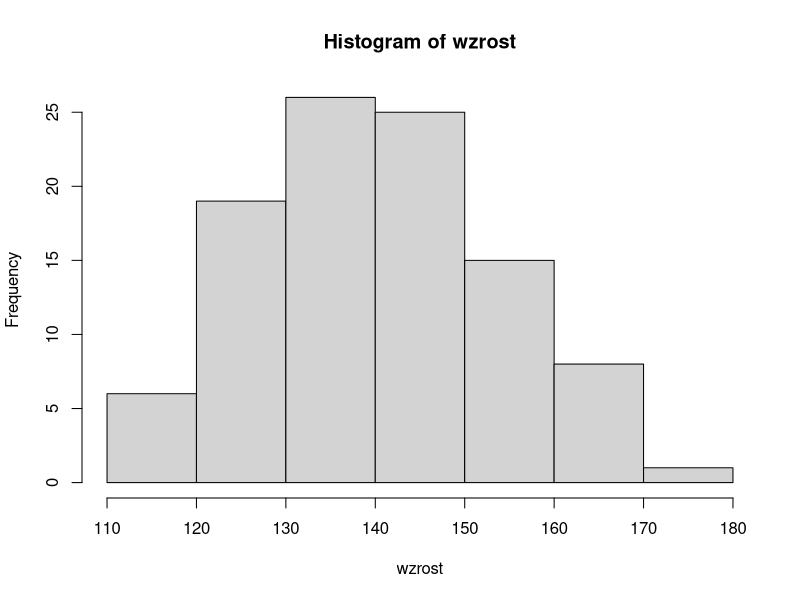
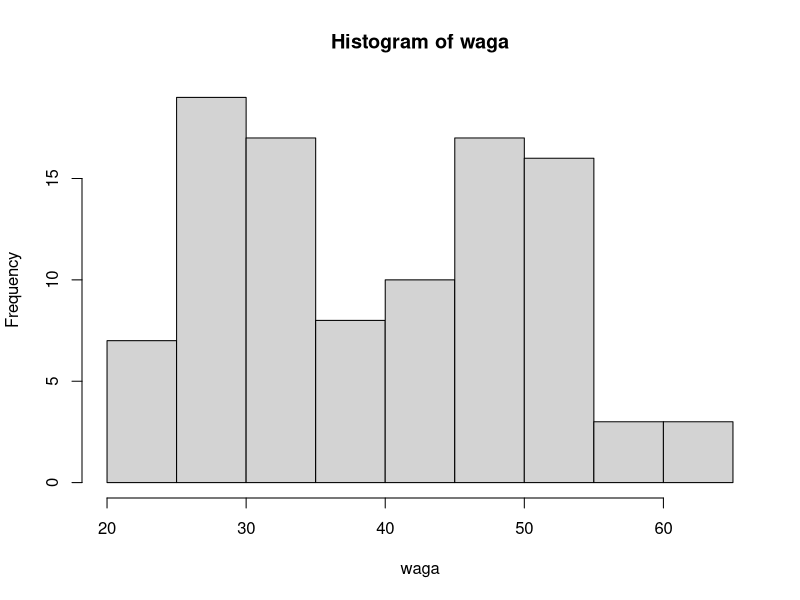
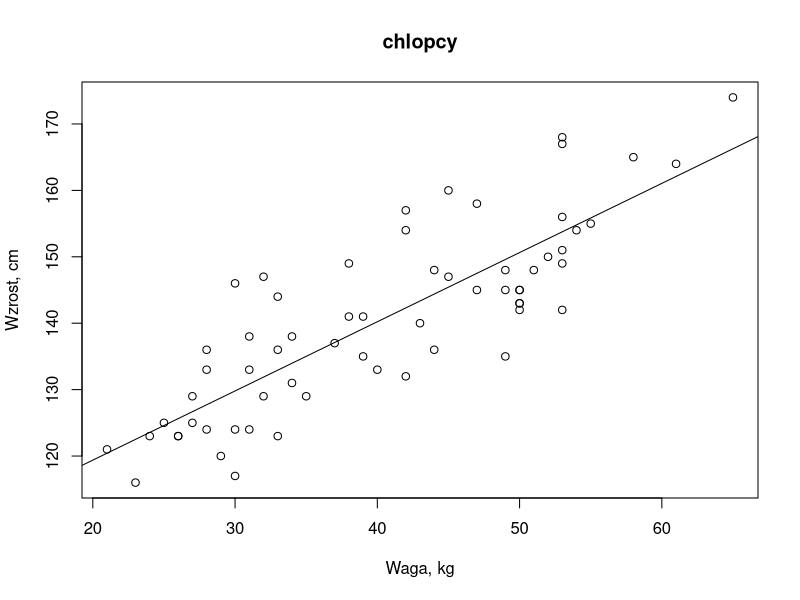
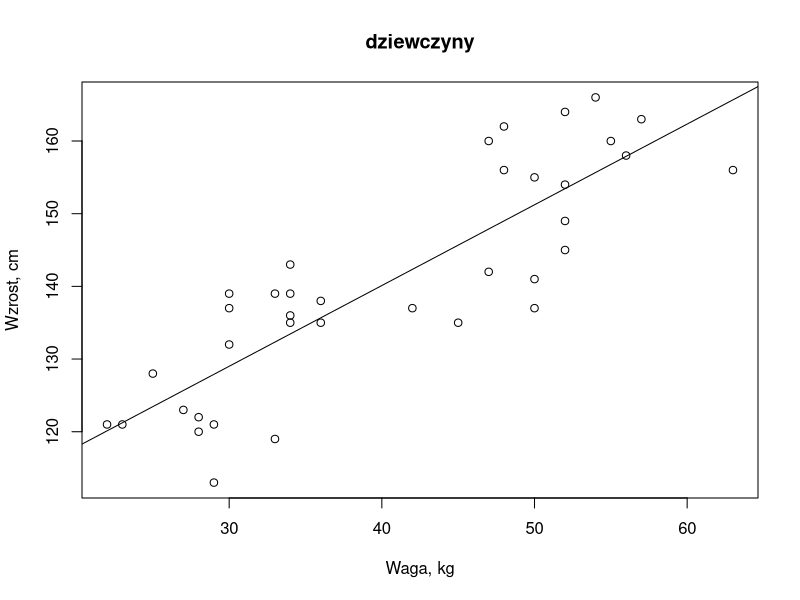
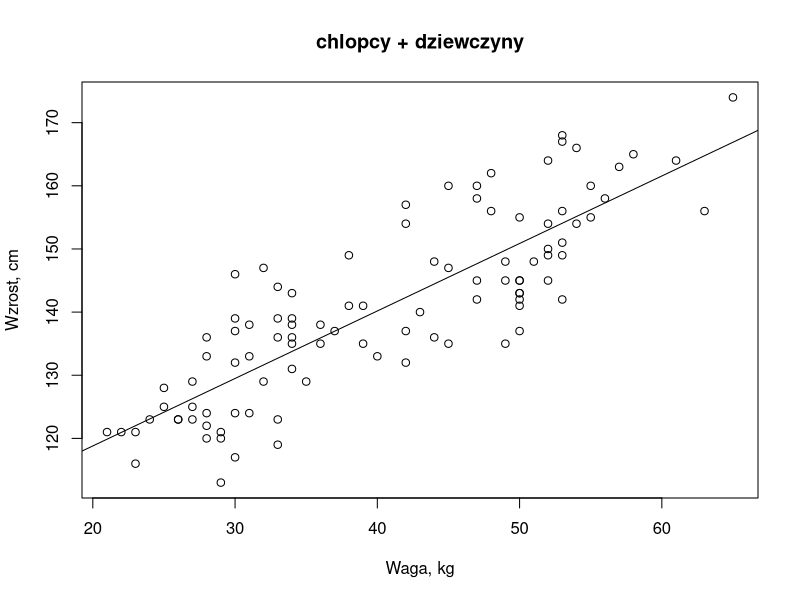

The R source for these figures, in order:

#WCZYTYWANIE DANYCH
dane <- read.delim("dane.txt")
wzrost <- dane[ , c("wzrost")]  
plec <- dane[ , c("plec")]  
waga <- dane[ , c("waga")]  


#ZADANIE 1
mean(wzrost)
sd(wzrost)
quantile(wzrost)
hist(wzrost)
hist(waga)

#ZADANIE 2
chlopcy <- subset(dane,plec==1)
dziewczyny <- subset(dane,plec==0)

reglinp = function(X, name){
  fit <- lm(X$wzrost ~ X$waga)
  summary(fit)
  
  plot(X$waga, X$wzrost, main = name, xlab = "Waga, kg", ylab = "Wzrost, cm") 
  abline(fit)
}

reglinp(chlopcy, "chlopcy")
reglinp(dziewczyny, "dziewczyny")
reglinp(dane, "chlopcy + dziewczyny")
